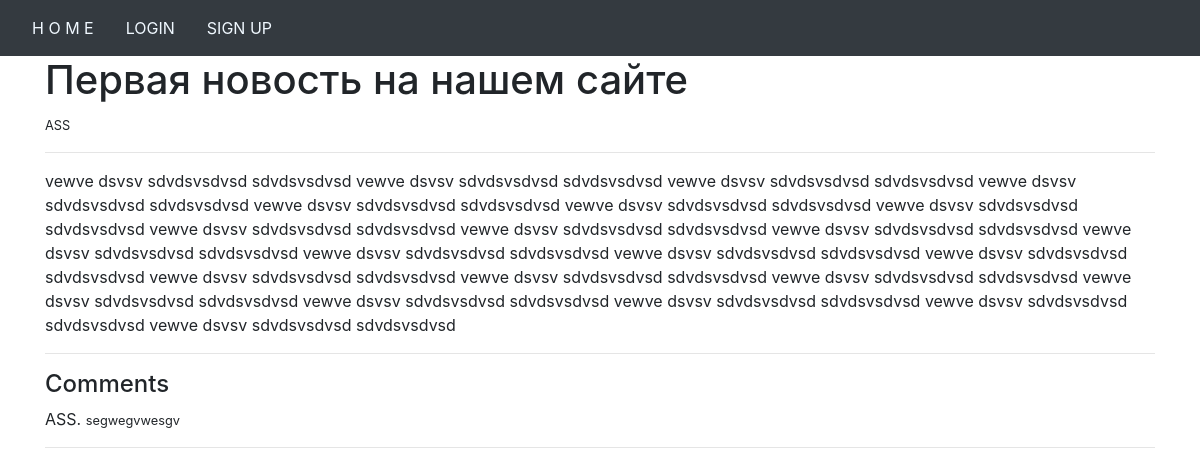
Screenshot of /detail/10 with the database file from the repository.
### blog/models.py (models this page shows, shortened)
class Post(models.Model):
    title = models.CharField(max_length=150)
    body = models.TextField()
    image = models.ImageField(upload_to='images', blank=True, null=True)
    liked = models.ManyToManyField(User, default=None, blank=True, related_name='liked')
    author = models.ForeignKey(User, on_delete=models.CASCADE, related_name='author')

class Comment(models.Model):
    post = models.ForeignKey(Post, on_delete=models.CASCADE)
    username = models.ForeignKey(User, on_delete=models.CASCADE)
    text = models.TextField(max_length=150)

### blog/views.py (the view)
# urls.py: path('detail/<int:pk>', post_detail_view, name='detail'),
def post_detail_view(request, pk):
    post = get_object_or_404(Post, pk=pk)
    comments = Comment.objects.filter(post=post).order_by('-id')
    if request.method == 'POST':
        comment_form = CommentForm(request.POST or None)
        if comment_form.is_valid():
            text = request.POST.get('text')
            comment = Comment.objects.create(post=post, username=request.user, text=text)
            comment.save()
    else:
        comment_form = CommentForm()
    context = {'post': post, 'comments': comments, 'comment_form': comment_form}
    return render(request, 'blog/detail.html', context)

### templates/blog/detail.html (shortened to what this page needs)
{% extends 'base.html' %}
{% load static %}
{% load crispy_forms_tags %}
{% block link %}
    <link rel="stylesheet" href="{% static 'css/detail.css' %}">
    <link rel="stylesheet" href="https://stackpath.bootstrapcdn.com/bootstrap/4.3.1/css/bootstrap.min.css">
{% endblock %}
{% block content %}
<div class="container">
    <div class="card-content">
        <h1>{{ post.title }}</h1>
        <small>{{ post.author }}</small>
        <hr/>
        <div id="content-main">
        <p>{{ post.body }}</p>
        </div>
        <hr/>
    </div>
    <h4>Comments</h4>
    {% for comment in comments %}
        <div class="card-comment">
            <p>{{ comment.username }}. <small>{{ comment.text }}</small></p>
        </div>
    {% endfor %}
    <hr>
</div>
{% endblock %}

### rows the page displays
Post: title "Первая новость на нашем сайте", author "ASS", body "vewve dsvsv sdvdsvsdvsd sdvdsvsdvsd vewve dsvsv sdvdsvsdvsd sdvdsvsdvsd vewve dsvsv sdvdsvsdvsd sdvdsvsdvsd vewve dsvsv sdvdsvsdvsd sdvdsvsdvsd vewve dsvsv sdvdsvsdvsd sdvdsvsdvsd vewve dsvsv sdvdsvsdvsd sdvdsvsdvsd vewve dsvsv sdvdsvsdvsd sdvdsvsdvsd vewve dsvsv sdvdsvsdvsd sdvdsvsdvsd vewve dsvsv sdvdsvsdvsd sdvdsvsdvsd vewve dsvsv sdvdsvsdvsd sdvdsvsdvsd vewve dsvsv sdvdsvsdvsd sdvdsvsdvsd vewve dsvsv sdvdsvsdvsd sdvdsvsdvsd vewve dsvsv sdvdsvsdvsd sdvdsvsdvsd vewve dsvsv sdvdsvsdvsd sdvdsvsdvsd vewve dsvsv sdvdsvsdvsd sdvdsvsdvsd vewve dsvsv sdvdsvsdvsd sdvdsvsdvsd vewve dsvsv sdvdsvsdvsd sdvdsvsdvsd vewve dsvsv sdvdsvsdvsd sdvdsvsdvsd vewve dsvsv sdvdsvsdvsd sdvdsvsdvsd vewve dsvsv…"
Comment: username "ASS", text "segwegvwesgv"
